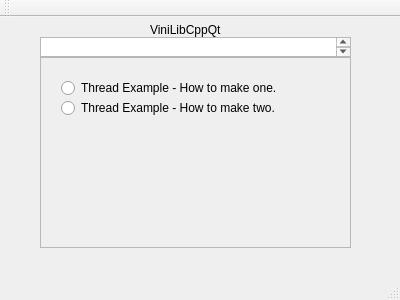
<?xml version="1.0" encoding="UTF-8"?>
<ui version="4.0">
 <class>MainWindow</class>
 <widget class="QMainWindow" name="MainWindow">
  <property name="geometry">
   <rect>
    <x>0</x>
    <y>0</y>
    <width>400</width>
    <height>300</height>
   </rect>
  </property>
  <property name="windowTitle">
   <string>MainWindow</string>
  </property>
  <widget class="QWidget" name="centralWidget">
   <widget class="QLabel" name="lblTitle">
    <property name="geometry">
     <rect>
      <x>150</x>
      <y>5</y>
      <width>91</width>
      <height>16</height>
     </rect>
    </property>
    <property name="text">
     <string>ViniLibCppQt</string>
    </property>
   </widget>
   <widget class="QScrollArea" name="scrollArea">
    <property name="geometry">
     <rect>
      <x>40</x>
      <y>40</y>
      <width>311</width>
      <height>191</height>
     </rect>
    </property>
    <property name="widgetResizable">
     <bool>true</bool>
    </property>
    <widget class="QWidget" name="scrollAreaWidgetContents">
     <property name="geometry">
      <rect>
       <x>0</x>
       <y>0</y>
       <width>309</width>
       <height>189</height>
      </rect>
     </property>
     <widget class="QRadioButton" name="rbtThread_1">
      <property name="geometry">
       <rect>
        <x>20</x>
        <y>20</y>
        <width>281</width>
        <height>20</height>
       </rect>
      </property>
      <property name="text">
       <string>Thread Example - How to make one.</string>
      </property>
     </widget>
     <widget class="QRadioButton" name="rbtThread_2">
      <property name="geometry">
       <rect>
        <x>20</x>
        <y>40</y>
        <width>281</width>
        <height>20</height>
       </rect>
      </property>
      <property name="text">
       <string>Thread Example - How to make two.</string>
      </property>
     </widget>
    </widget>
   </widget>
   <widget class="QTextEdit" name="textEdit">
    <property name="geometry">
     <rect>
      <x>40</x>
      <y>20</y>
      <width>311</width>
      <height>20</height>
     </rect>
    </property>
   </widget>
  </widget>
  <widget class="QMenuBar" name="menuBar">
   <property name="geometry">
    <rect>
     <x>0</x>
     <y>0</y>
     <width>400</width>
     <height>22</height>
    </rect>
   </property>
  </widget>
  <widget class="QToolBar" name="mainToolBar">
   <attribute name="toolBarArea">
    <enum>TopToolBarArea</enum>
   </attribute>
   <attribute name="toolBarBreak">
    <bool>false</bool>
   </attribute>
  </widget>
  <widget class="QStatusBar" name="statusBar"/>
 </widget>
 <layoutdefault spacing="6" margin="11"/>
 <resources/>
 <connections/>
</ui>
